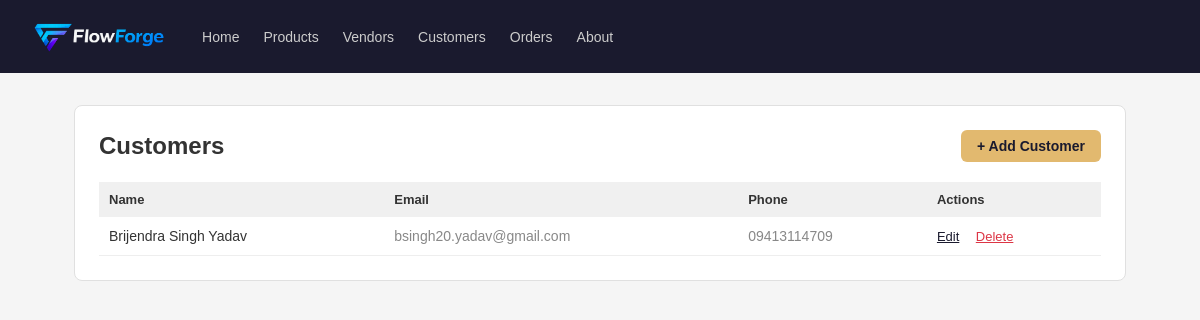
The page /customers on the database as committed earlier.
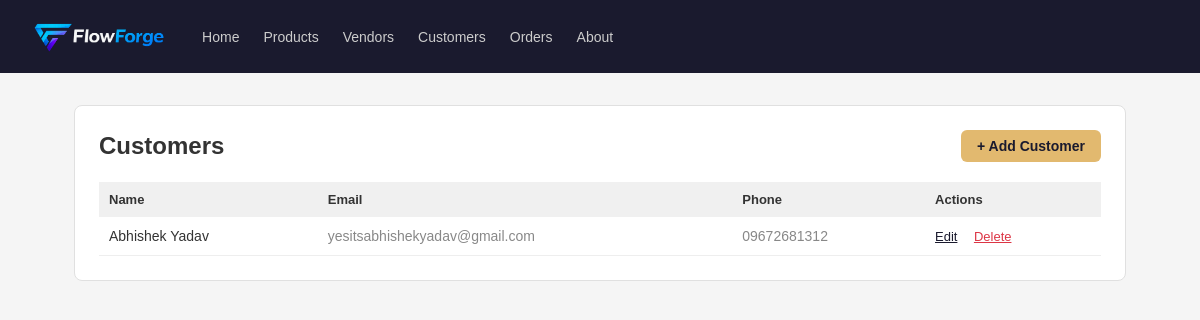
The same page on the database as committed later.
### tables this page shows
CREATE TABLE customers (
            id INTEGER PRIMARY KEY AUTOINCREMENT,
            name TEXT NOT NULL,
            email TEXT,
            phone TEXT,
            address TEXT
        );

### App.py (the view)
@app.route('/customers')
def customers_list():
    db = get_db()
    customers = db.execute('SELECT * FROM customers').fetchall()
    db.close()
    return render_template('customers/list.html', customers=customers)

### database.py (called while the page is built)
def get_db():
    conn = sqlite3.connect(DATABASE)
    conn.row_factory = sqlite3.Row
    return conn

### templates/customers/list.html (shortened to what this page needs)
{% extends "base.html" %}
{% block content %}
<div class="card">
    <div style="display: flex; justify-content: space-between; align-items: center;">
        <h2>Customers</h2>
        <a href="/customers/add" style="background: #e2b96f; color: #1a1a2e; padding: 8px 16px;
           border-radius: 6px; text-decoration: none; font-size: 14px; font-weight: 600;">
            + Add Customer
        </a>
    </div>
    <table style="width: 100%; border-collapse: collapse; margin-top: 20px;">
        <thead>
            <tr style="background: #f0f0f0;">
                <th style="padding: 10px; text-align: left; font-size: 13px;">Name</th>
                <th style="padding: 10px; text-align: left; font-size: 13px;">Email</th>
                <th style="padding: 10px; text-align: left; font-size: 13px;">Phone</th>
                <th style="padding: 10px; text-align: left; font-size: 13px;">Actions</th>
            </tr>
        </thead>
        <tbody>
            {% for customer in customers %}
            <tr style="border-bottom: 1px solid #eee;">
                <td style="padding: 10px; font-size: 14px;">{{ customer['name'] }}</td>
                <td style="padding: 10px; font-size: 14px; color: #888;">{{ customer['email'] or '—' }}</td>
                <td style="padding: 10px; font-size: 14px; color: #888;">{{ customer['phone'] or '—' }}</td>
                <td style="padding: 10px;">
                    <a href="/customers/edit/{{ customer['id'] }}"
                       style="font-size: 13px; color: #1a1a2e; margin-right: 12px;">Edit</a>
                    <a href="/customers/delete/{{ customer['id'] }}"
                       style="font-size: 13px; color: #dc3545;"
                       onclick="return confirm('Delete karna chahte ho?')">Delete</a>
                </td>
            </tr>
            {% else %}
            <tr>
                <td colspan="4" style="padding: 20px; text-align: center; color: #aaa; font-size: 14px;">
                    Koi customer nahi abhi. "+ Add Customer" click karo!
                </td>
            </tr>
            {% endfor %}
        </tbody>
    </table>
</div>
{% endblock %}

Rows that differ between the two databases and show on the page:
removed customers: name "Brijendra Singh Yadav", email "bsingh20.yadav@gmail.com", phone "09413114709"
added customers: name "Abhishek Yadav", email "yesitsabhishekyadav@gmail.com", phone "09672681312"
